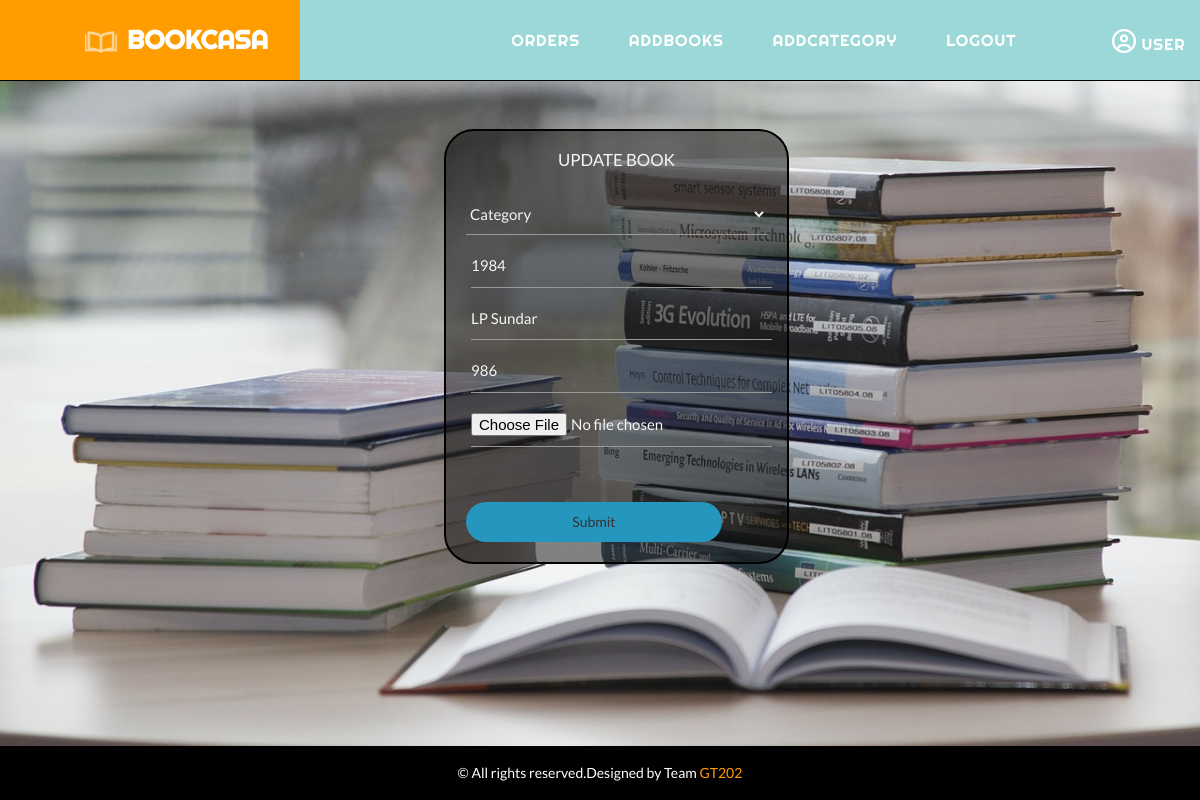
/admin/editBooks.php?name=1984 (signed in), run on the app's committed database.
### tables this page shows
CREATE TABLE `books` (
  `category` varchar(50) NOT NULL,
  `name` varchar(50) NOT NULL,
  `author` varchar(50) NOT NULL,
  `image` varchar(50) NOT NULL,
  `price` int(10) NOT NULL
);

### admin/editBooks.php (the view, shortened to what this page needs)
<?php include('partials/menu.php'); ?>
<head>
    <link href="styles.css" rel="stylesheet">
</head>
<?php
    $conn = $conn = mysqli_connect("localhost","root","","bookorder");
    $temp = mysqli_real_escape_string($conn,$_GET["name"]);
    $sql1 = "SELECT * from books WHERE name='$temp'";
    $result1 = $conn->query($sql1);
    $row1 = $result1->fetch_assoc();
?>
<div class="input-container" style="margin-top:4%">
    <form method="post" enctype="multipart/form-data">
        <h1 style="text-align: center;font-size: 120%; color: whitesmoke;">UPDATE BOOK</h1>
        <br>
        <select class="input-field" name="category">
            <option value="" disabled selected hidden>Category</option>
        </select>
        <br>
        <input type="text" name="bookname" placeholder="Book Name" value="<?php echo $row1['name']; ?>" style="margin-left: 5px;" class="input-field">
        <br>
        <input type="text" name="author" placeholder="Author" value="<?php echo $row1['author']; ?>" style="margin-left: 5px;" class="input-field">
        <br>
        <input type="number" name="price" placeholder="Price" value="<?php echo $row1['price']; ?>" style="margin-left: 5px;" class="input-field">
        <br>
        <input type="file" name="image" placeholder="Image" style="margin-left: 5px;" class="input-field">
        <br>
        <input type="submit" name="Create" class="submit-btn">
    </form>
</div>
<br><br><br>
<?php include('partials/footer.php'); ?>

### css/style.css (style rules this page uses)
body { font-family: 'Lato', sans-serif !important; margin: 0; padding: 0; background: #fff; }
h1, h2, h3, h4, h5, h6 { margin: 0; }

### css/chocolat.css (style rules this page uses)
body { margin:0; padding:0; }

### admin/styles.css (style rules this page uses)
.input-field { width: 100%; padding: 10px 0; margin: 5px 0; border-left: 0; border-top: 0; border-right: 0; border-bottom: 1px solid #999; outline: none; background: transparent; font-size: 15px; color: whitesmoke; }
.submit-btn { width: 85%; margin-top: 10%; padding: 10px 30px; cursor: pointer; display: block; background: rgb(37, 150, 190); border: 0; outline: none; border-radius: 30px !important; }
.input-container { border: 2px solid black; width: max-content; padding: 20px; background-color: rgb(15, 15, 15, 0.5); margin-left: 37%; margin-top: 4%; border-radius: 30px; }

### admin/editBooks.php (style rules this page uses)
body { background-image: url('./Images/addBook.jpg'); background-repeat: no-repeat; background-attachment: fixed; background-size: 100% 100%; }

### data on the page
books: bookname "1984", author "LP Sundar", price "986"

### other printed values
$_SESSION['user'] "USER"
